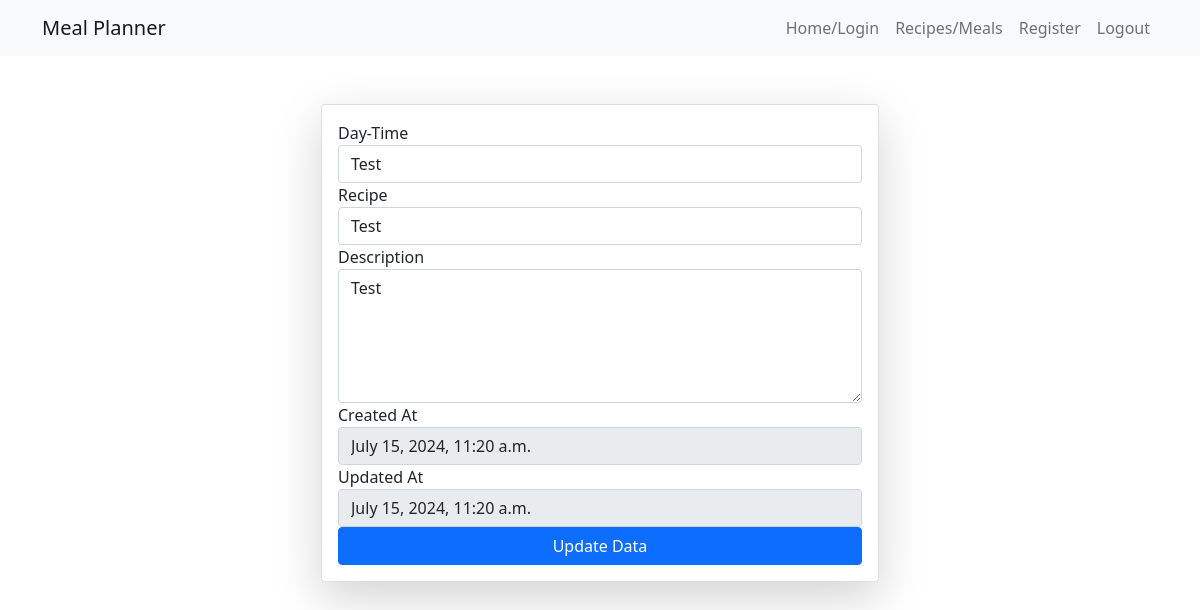
Screenshot of /update_recipe/5 (signed in) with the database file from the repository.
### home/models.py (models this page shows)
class Recipe(models.Model):
    user = models.ForeignKey(User, on_delete=models.SET_NULL, null=True, blank=True)
    day = models.CharField(max_length=100, default='something')
    name = models.CharField(max_length=100, default='something')
    description = models.CharField(max_length=100, default='something')
    created_at = models.DateTimeField(auto_now_add=True)
    updated_at = models.DateTimeField(auto_now=True)

### home/views.py (the view, shortened to what this page needs)
# urls.py: path('update_recipe/<id>', views.update_recipe, name='update_recipe'),
@login_required(login_url='/login/')
def update_recipe(request, id):
    queryset = Recipe.objects.get(id=id)
    context = {'recipe': queryset}
    return render(request, 'update_recipe.html', context)

### home/templates/update_recipe.html (shortened to what this page needs)
{% extends "base.html" %}
{% block start %}
<link href="https://cdn.jsdelivr.net/npm/bootstrap@5.0.2/dist/css/bootstrap.min.css" rel="stylesheet"
>
<div class="container mt-5">
    <form class="col-sm-12 col-md-6 mx-auto card p-3 shadow-lg" method="post" enctype="multipart/form-data">
        <div class="form-group">
            <label for="dayInput">Day-Time</label>
            <input type="text" id="dayInput" name="day" value="{{recipe.day}}" class="form-control" required>
        </div>
        <div class="form-group">
            <label for="recipeInput">Recipe</label>
            <input id="recipeInput" name="name" type="text" value="{{recipe.name}}" class="form-control" required>
        </div>
        <div class="form-group">
            <label for="descriptionInput">Description</label>
            <textarea id="descriptionInput" name="description" rows="5" cols="30" class="form-control">{{recipe.description}}</textarea>
        </div>
        <div class="form-group">
            <label for="createdAt">Created At</label>
            <input type="text" id="createdAt" value="{{ recipe.created_at }}" class="form-control" readonly>
        </div>
        <div class="form-group">
            <label for="updatedAt">Updated At</label>
            <input type="text" id="updatedAt" value="{{ recipe.updated_at }}" class="form-control" readonly>
        </div>
        <button type="submit" class="btn btn-primary">Update Data</button>
    </form>
</div>
{% endblock %}

### rows the page displays
Recipe: day "Test", name "Test", description "Test", created_at "July 15, 2024, 11:20 a.m.", updated_at "July 15, 2024, 11:20 a.m."
